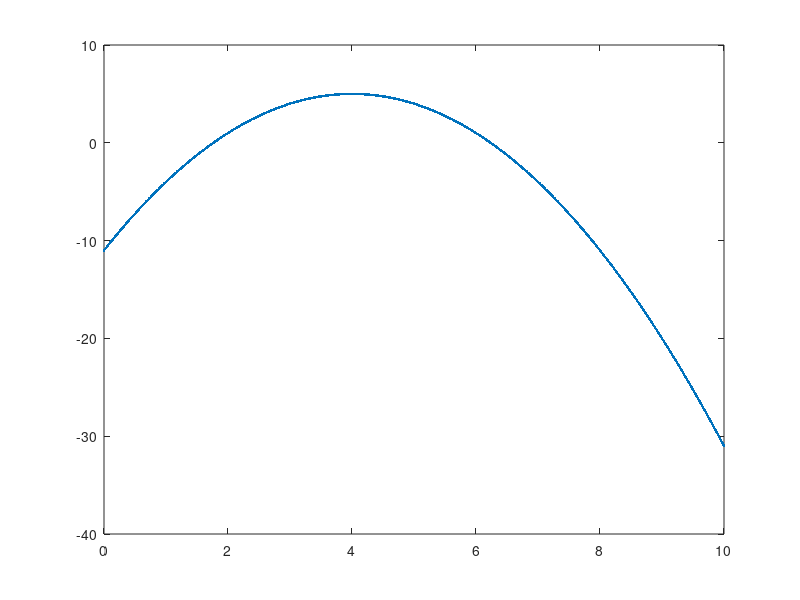

Source code (MATLAB):
close all
clear all
clc

x = 0:0.01:10;

y = exp(x/10);
yy = 4 * 2.^(x/7);
yyy = -1*(x-4).^2 + 5;
yyNoise = wgn(length(yy),1,0);

yy = yy + yyNoise';
M = [x; yyy]
plot(x,yyy,'.')
disp(1)
csvwrite('exampleData.csv',M')